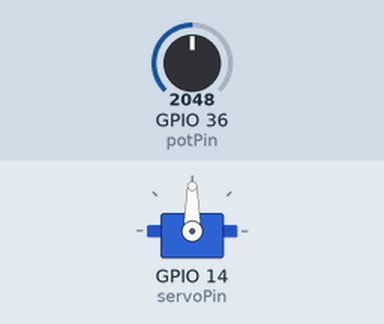
Simulated run of this sketch. Board: ESP32. Shown: servo. The test bench sets the inputs (shaded band); at power-on: GPIO 36 (potPin) = 2048.

Above: at 1.2 s.
1.3 s: GPIO 36 (potPin) set to 2866
At 1.9 s:
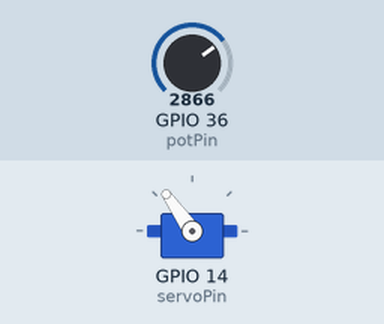
2.8 s: GPIO 36 (potPin) set to 3603
At 4.0 s:
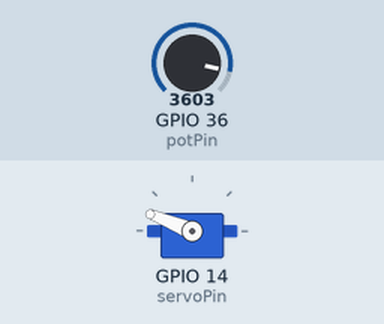
4.3 s: GPIO 36 (potPin) set to 4095
At 5.3 s:
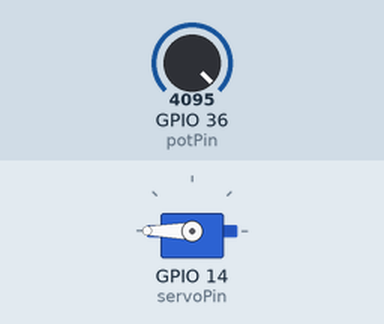
5.8 s: GPIO 36 (potPin) set to 1228
At 6.5 s:
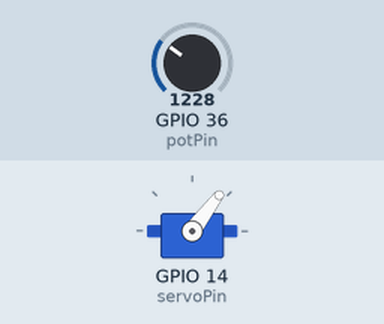
7.3 s: GPIO 36 (potPin) set to 491
At 7.6 s:
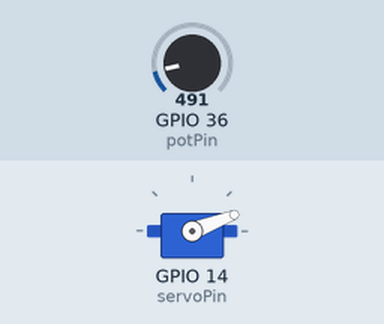
Timing chart, 0 to 9.8 s (numbered marks = the images above; inputs shaded):
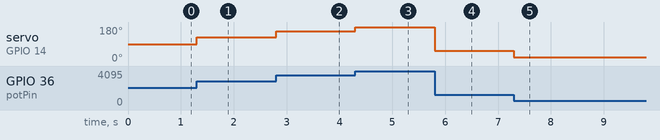

Measured:
- after the input at 1.3 s, servo on GPIO 14 (servoPin): 90° → 125° at once
- after the input at 2.8 s, servo on GPIO 14 (servoPin): 125° → 158° at once
- after the input at 4.3 s, servo on GPIO 14 (servoPin): 158° → 180° at once
- after the input at 5.8 s, servo on GPIO 14 (servoPin): 180° → 53° at once
- after the input at 7.3 s, servo on GPIO 14 (servoPin): 53° → 21° at once

The sketch:

simpleServoControl.ino
```cpp
/*
 Controlling a servo position using a potentiometer (variable resistor)
 by Michal Rinott <http://people.interaction-ivrea.it/m.rinott>

 modified on 8 Nov 2013
 by Scott Fitzgerald

 modified for the ESP32 on March 2017
 by John Bennett

 * see  http://www.arduino.cc/en/Tutorial/Knob for a description of the original code
 * uses ESP32Servo library
 */

// Include the ESP32 Arduino Servo Library instead of the original Arduino Servo Library
#include <ESP32Servo.h>

Servo myservo;  // create servo object to control a servo

int servoPin = 14;      // GPIO pin used to connect the servo control (digital out)
// Possible ADC pins on the ESP32: 0,2,4,12-15,32-39; // 34-39 are recommended for analog input
int potPin = 36;        // GPIO pin used to connect the potentiometer (analog in)
int ADC_Max = 4095;     // This is the default ADC max value on the ESP32 (12 bit ADC width);

int val;    // variable to read the value from the analog pin

void setup()
{
  myservo.setPeriodHertz(50);// Standard 50hz servo
  myservo.attach(servoPin, 500, 2400);   // attaches the servo on pin 14 to the servo object
                                         // using SG90 servo min/max of 500us and 2400us
                                         // for MG995 large servo, use 1000us and 2000us,
                                         // which are the defaults, so this line could be
                                         // "myservo.attach(servoPin);"
}

void loop() {
  val = analogRead(potPin);            // read the value of the potentiometer (value between 0 and 1023)
  val = map(val, 0, ADC_Max, 0, 180);     // scale it to use it with the servo (value between 0 and 180)
  myservo.write(val);                  // set the servo position according to the scaled value
  delay(2);
}
```
